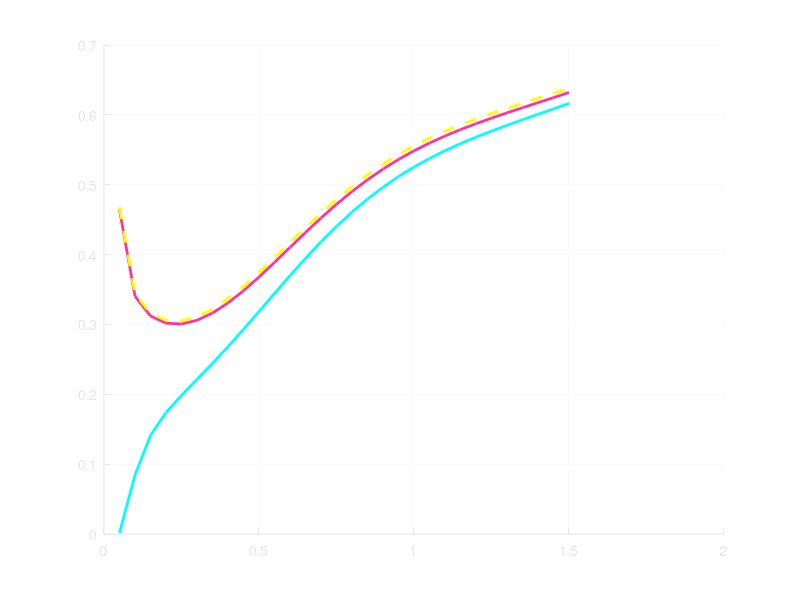

This chart was generated by the following MATLAB code: (Note: this script raises an error after producing the figure.)
%% Experiment 6.10: Unbiased Risk Estimation (Mallows' Cp / SURE)
% This script verifies that Training Error is biased and testing the
% correction formula C_lambda = ASR + 2*sigma^2/N * trace(S).
%
% Theoretical Expectation:
%   1. E[ASR] (Training Error) will be LOWER than True Error.
%   2. E[C_lambda] (Corrected) should match E[PE] (True Error).

clear; clc; close all;

% --- 1. Simulation Setup ---
rng(123);             % Reproducibility
N = 50;               % Number of data points
n_sims = 500;         % Number of Monte Carlo simulations (Universes)
sigma = 0.5;          % Noise standard deviation (Known sigma)
variance = sigma^2;

% Fixed X locations (The "In-Sample" Assumption)
X = linspace(0, 2*pi, N)';

% True Function f(x)
f_true = sin(X) + sin(2*X);

% Define Bandwidth Grid (Hyperparameter Lambda)
h_grid = linspace(0.05, 1.5, 30);
n_h = length(h_grid);

% Storage for results (Average over simulations)
avg_ASR = zeros(n_h, 1);      % Average Squared Residuals (Training Error)
avg_PE = zeros(n_h, 1);       % True Prediction Error (New Data)
avg_Clambda = zeros(n_h, 1);  % The Formula Estimate
avg_DoF = zeros(n_h, 1);      % Effective Degrees of Freedom

fprintf('Running %d Monte Carlo simulations...\n', n_sims);

% --- 2. Pre-calculate Smoothing Matrices (S) ---
% Since X is fixed, the matrix S depends ONLY on bandwidth h, not on Y.
% We can pre-calculate degrees of freedom (trace(S)) for speed.
S_matrices = cell(n_h, 1);
dofs = zeros(n_h, 1);

for k = 1:n_h
    h = h_grid(k);
    
    % Construct Kernel Matrix (Gaussian)
    % K(x, xi)
    dists_sq = (X - X').^2;
    K = exp(-dists_sq / (2 * h^2));
    
    % Normalize rows to sum to 1 (Nadaraya-Watson)
    % S_ij = K_ij / sum(K_i)
    row_sums = sum(K, 2);
    S = K ./ row_sums;
    
    S_matrices{k} = S;
    dofs(k) = trace(S); % The Penalty Term
end
avg_DoF = dofs;

% --- 3. Monte Carlo Loop ---
% We simulate the world n_sims times to approximate Expectation E[...]
for sim = 1:n_sims
    
    % A. Generate Data
    epsilon = randn(N, 1) * sigma;      % Training Noise
    y_train = f_true + epsilon;         % Training Labels
    
    epsilon_new = randn(N, 1) * sigma;  % Future Noise (Independent)
    y_test = f_true + epsilon_new;      % True Future Data (Same X)
    
    % B. Loop over Bandwidths
    for k = 1:n_h
        S = S_matrices{k};
        
        % 1. Fit Model (Linear Smoother: y_hat = S * y)
        y_hat = S * y_train;
        
        % 2. Calculate Training Error (ASR)
        % Mean Squared Error on the data we saw
        asr = mean((y_train - y_hat).^2);
        
        % 3. Calculate True Prediction Error (PE)
        % Mean Squared Error on the data we DIDN'T see
        pe = mean((y_test - y_hat).^2);
        
        % 4. Calculate The Formula (C_lambda)
        % C_lambda = ASR + (2 * sigma^2 / N) * trace(S)
        penalty = (2 * variance / N) * dofs(k);
        c_stat = asr + penalty;
        
        % Accumulate sums (for averaging later)
        avg_ASR(k) = avg_ASR(k) + asr;
        avg_PE(k) = avg_PE(k) + pe;
        avg_Clambda(k) = avg_Clambda(k) + c_stat;
    end
end

% Compute Expectations (Divide by N_sims)
E_ASR = avg_ASR / n_sims;
E_PE = avg_PE / n_sims;
E_Clambda = avg_Clambda / n_sims;

fprintf('Simulation Complete.\n');

% --- 4. Visualization (Dark Mode) ---
fig_bg  = [0.15, 0.15, 0.15];
ax_bg   = [0.2, 0.2, 0.2];
text_c  = [0.9, 0.9, 0.9];

figure('Color', fig_bg, 'Position', [100, 100, 1000, 600]);

% Plot 1: The Curves
axes('Color', ax_bg, 'XColor', text_c, 'YColor', text_c, 'NextPlot', 'add');
grid on;

% A. The Deceptive Training Error
plot(h_grid, E_ASR, 'Color', [0, 1, 1], 'LineWidth', 2, 'DisplayName', 'E[Training Error] (Biased)');

% B. The True Error
plot(h_grid, E_PE, 'Color', [1, 0.2, 0.6], 'LineWidth', 2, 'DisplayName', 'E[True Error] (Target)');

% C. The Formula Estimate
plot(h_grid, E_Clambda, '--', 'Color', [1, 1, 0], 'LineWidth', 2, 'DisplayName', 'E[Formula C_\lambda] (Corrected)');

% D. Mark Optimal Bandwidth
[min_err, idx_opt] = min(E_PE);
xline(h_grid(idx_opt), '--', 'Color', [0.5 0.5 0.5], 'DisplayName', 'Optimal Bandwidth');

title('Exercise 6.10 Verification: Bias Correction', 'Color', text_c, 'FontSize', 14);
xlabel('Bandwidth (Model Flexibility \rightarrow)', 'Color', text_c);
ylabel('Mean Squared Error', 'Color', text_c);
legend('TextColor', text_c, 'Color', ax_bg, 'Location', 'best');

%Add Explanation Annotation
str = { ...
    'Notice:', ...
    '1. Cyan Line (Training) is always lower than Pink (True).', ...
    '   This is the "Optimism Gap".', ...
    '2. Yellow Dashed (Formula) matches Pink perfectly.', ...
    '   The formula successfully corrected the bias!' ...
};

annotation('textbox', [.6, .4, .25, .2], 'String', str, 'Color', text_c, 'EdgeColor', 'w', 'BackgroundColor', ax_bg);

% Plot 2: Degrees of Freedom (Inset)
axes('Position', [0.25, 0.6, 0.2, 0.2], 'Color', ax_bg, 'XColor', text_c, 'YColor', text_c);
plot(h_grid, avg_DoF, 'g-', 'LineWidth', 1.5);
title('Model Complexity (DoF)', 'Color', text_c, 'FontSize', 10);
xlabel('Bandwidth h', 'Color', text_c);
ylabel('Trace(S)', 'Color', text_c);
grid on;
